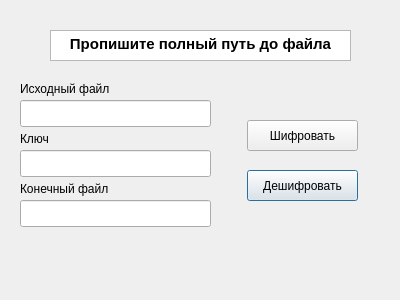
<?xml version="1.0" encoding="UTF-8"?>
<ui version="4.0">
 <class>des</class>
 <widget class="QDialog" name="des">
  <property name="geometry">
   <rect>
    <x>0</x>
    <y>0</y>
    <width>400</width>
    <height>300</height>
   </rect>
  </property>
  <property name="windowTitle">
   <string>DES</string>
  </property>
  <widget class="QLabel" name="deslabel2">
   <property name="geometry">
    <rect>
     <x>20</x>
     <y>130</y>
     <width>66</width>
     <height>17</height>
    </rect>
   </property>
   <property name="text">
    <string>Ключ</string>
   </property>
  </widget>
  <widget class="QLineEdit" name="desLineT2">
   <property name="geometry">
    <rect>
     <x>20</x>
     <y>200</y>
     <width>191</width>
     <height>27</height>
    </rect>
   </property>
  </widget>
  <widget class="QLineEdit" name="desLineT1">
   <property name="geometry">
    <rect>
     <x>20</x>
     <y>100</y>
     <width>191</width>
     <height>27</height>
    </rect>
   </property>
  </widget>
  <widget class="QLabel" name="deslabel1">
   <property name="geometry">
    <rect>
     <x>20</x>
     <y>80</y>
     <width>121</width>
     <height>17</height>
    </rect>
   </property>
   <property name="text">
    <string>Исходный файл</string>
   </property>
  </widget>
  <widget class="QLineEdit" name="desLineKey">
   <property name="geometry">
    <rect>
     <x>20</x>
     <y>150</y>
     <width>191</width>
     <height>27</height>
    </rect>
   </property>
  </widget>
  <widget class="QPushButton" name="desButton2">
   <property name="geometry">
    <rect>
     <x>247</x>
     <y>170</y>
     <width>111</width>
     <height>31</height>
    </rect>
   </property>
   <property name="text">
    <string>Дешифровать</string>
   </property>
  </widget>
  <widget class="QLabel" name="deslabel3">
   <property name="geometry">
    <rect>
     <x>20</x>
     <y>180</y>
     <width>121</width>
     <height>17</height>
    </rect>
   </property>
   <property name="text">
    <string>Конечный файл</string>
   </property>
  </widget>
  <widget class="QTextEdit" name="destext">
   <property name="geometry">
    <rect>
     <x>50</x>
     <y>30</y>
     <width>301</width>
     <height>31</height>
    </rect>
   </property>
   <property name="html">
    <string>&lt;!DOCTYPE HTML PUBLIC &quot;-//W3C//DTD HTML 4.0//EN&quot; &quot;http://www.w3.org/TR/REC-html40/strict.dtd&quot;&gt;
&lt;html&gt;&lt;head&gt;&lt;meta name=&quot;qrichtext&quot; content=&quot;1&quot; /&gt;&lt;style type=&quot;text/css&quot;&gt;
p, li { white-space: pre-wrap; }
&lt;/style&gt;&lt;/head&gt;&lt;body style=&quot; font-family:'Ubuntu'; font-size:11pt; font-weight:400; font-style:normal;&quot;&gt;
&lt;p align=&quot;center&quot; style=&quot; margin-top:0px; margin-bottom:0px; margin-left:0px; margin-right:0px; -qt-block-indent:0; text-indent:0px;&quot;&gt;&lt;span style=&quot; font-weight:600;&quot;&gt;Пропишите полный путь до файла&lt;/span&gt;&lt;/p&gt;&lt;/body&gt;&lt;/html&gt;</string>
   </property>
   <property name="textInteractionFlags">
    <set>Qt::TextSelectableByKeyboard|Qt::TextSelectableByMouse</set>
   </property>
  </widget>
  <widget class="QPushButton" name="desButton1">
   <property name="geometry">
    <rect>
     <x>247</x>
     <y>120</y>
     <width>111</width>
     <height>31</height>
    </rect>
   </property>
   <property name="text">
    <string>Шифровать</string>
   </property>
  </widget>
 </widget>
 <tabstops>
  <tabstop>desLineT1</tabstop>
  <tabstop>desLineKey</tabstop>
  <tabstop>desLineT2</tabstop>
  <tabstop>desButton1</tabstop>
  <tabstop>desButton2</tabstop>
  <tabstop>destext</tabstop>
 </tabstops>
 <resources/>
 <connections/>
</ui>
